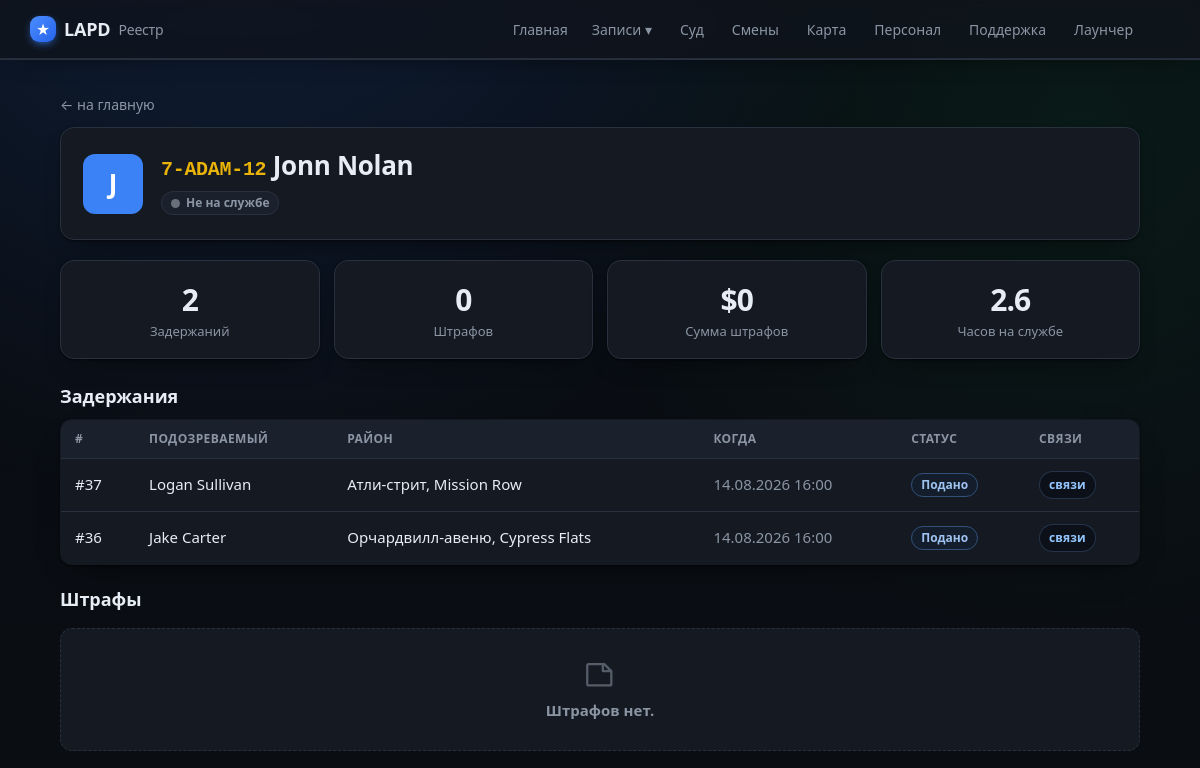
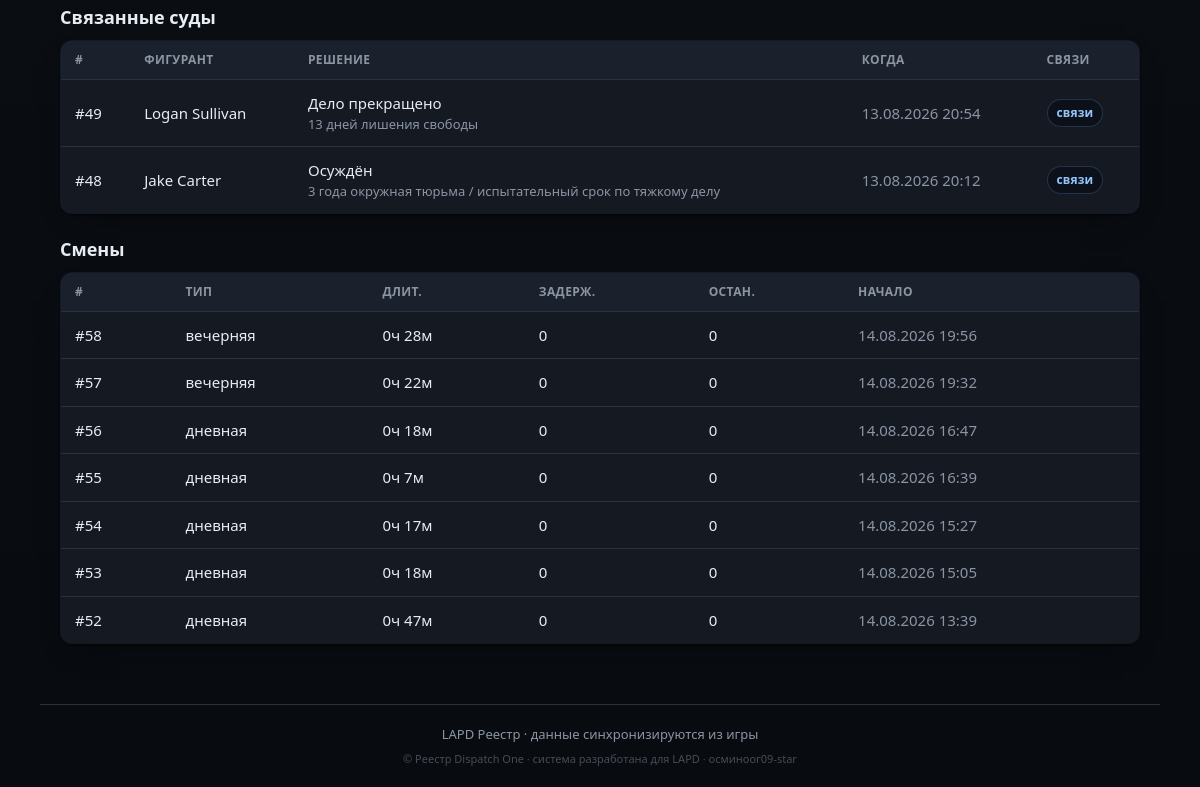
Page /officer/7-ADAM-12 on the earlier database version (2 pictures, top to bottom).
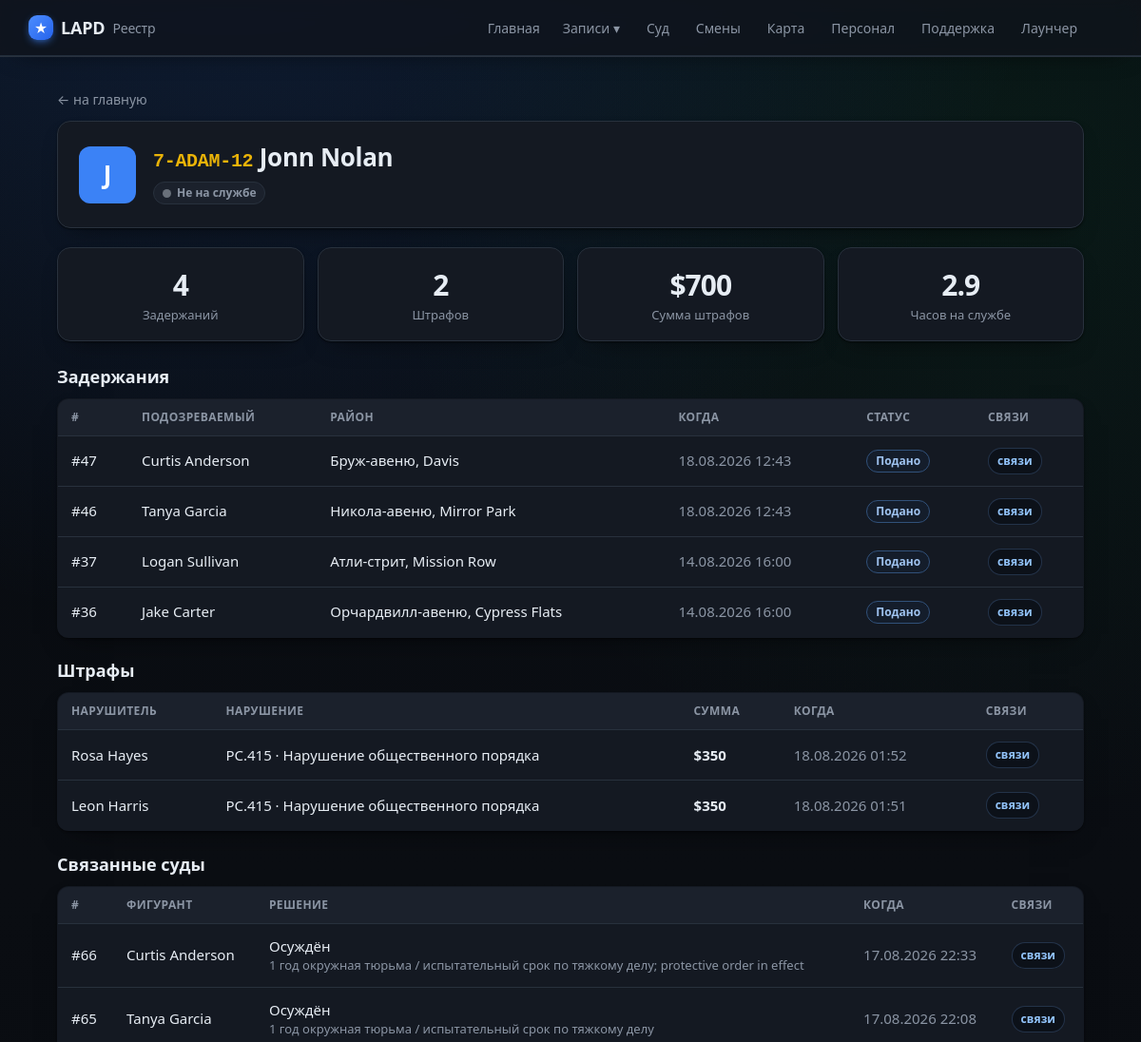
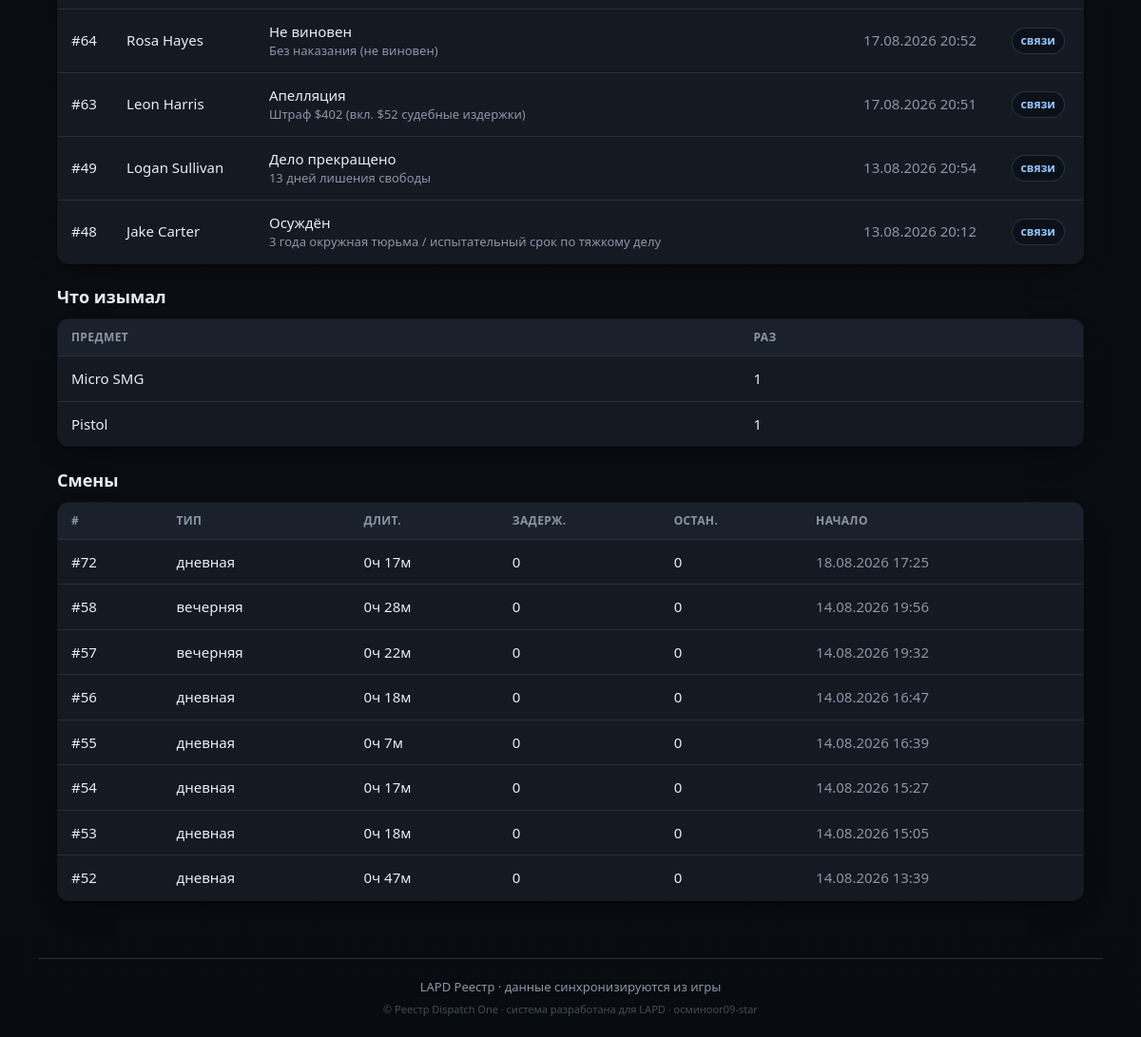
Same page on the later database version (2 pictures, top to bottom).
### tables this page shows
CREATE TABLE officers (
                id INTEGER PRIMARY KEY AUTOINCREMENT,
                callsign TEXT UNIQUE NOT NULL,
                name TEXT
            , current_status TEXT, status_since TEXT, rank TEXT, department TEXT, discord TEXT, is_admin INTEGER);

CREATE TABLE cases (
                id INTEGER PRIMARY KEY AUTOINCREMENT,
                officer_id INTEGER NOT NULL,
                suspect_name TEXT,
                wanted INTEGER DEFAULT 0,
                license_state TEXT,
                citations INTEGER DEFAULT 0,
                zone TEXT,
                postal TEXT,
                game_time TEXT,
                created_at TEXT NOT NULL,
                screenshot TEXT,
                status TEXT NOT NULL DEFAULT 'submitted',
                discord_sent INTEGER DEFAULT 0,
                vehicle_model TEXT, vehicle_plate TEXT, vehicle_color TEXT,
                charges TEXT, found_items TEXT, reason TEXT, notes TEXT,
                mugshot TEXT, fine INTEGER, bail INTEGER, jail_time TEXT,
                is_test INTEGER DEFAULT 0, external_id TEXT, suspect_dob TEXT,
                FOREIGN KEY (officer_id) REFERENCES officers(id)
            );

CREATE TABLE court_cases (
                id INTEGER PRIMARY KEY AUTOINCREMENT,
                external_id TEXT UNIQUE,
                subject_name TEXT,
                source TEXT,
                filed_at TEXT,
                status INTEGER,
                outcome INTEGER,
                sentence TEXT,
                notes TEXT,
                judge TEXT, prosecutor TEXT, defense TEXT, courtroom TEXT, plea TEXT,
                appeal_filed INTEGER DEFAULT 0,
                charges TEXT, timeline TEXT,
                synced_at TEXT
            );

CREATE TABLE shifts (
                id INTEGER PRIMARY KEY AUTOINCREMENT,
                officer_id INTEGER NOT NULL,
                shift_type TEXT,
                started_at TEXT NOT NULL,
                ended_at TEXT,
                duration_min INTEGER DEFAULT 0,
                arrests INTEGER DEFAULT 0,
                traffic_stops INTEGER DEFAULT 0,
                pursuits INTEGER DEFAULT 0,
                pit INTEGER DEFAULT 0,
                callouts INTEGER DEFAULT 0,
                fines_total INTEGER DEFAULT 0,
                is_test INTEGER DEFAULT 0, source_ext TEXT,
                FOREIGN KEY (officer_id) REFERENCES officers(id)
            );

CREATE TABLE citations (
                id INTEGER PRIMARY KEY AUTOINCREMENT,
                external_id TEXT UNIQUE,
                officer_id INTEGER,
                subject_name TEXT,
                issued_at TEXT,
                location TEXT,
                charges TEXT,
                fine INTEGER DEFAULT 0,
                notes TEXT
            );

### app/main.py (the view)
@app.route("/officer/<callsign>")
def officer_view(callsign):
    off = db.get_officer(callsign)
    if not off:
        abort(404)
    shifts = db.list_shifts(50, officer_id=off["id"])
    hours = round(sum(s.get("duration_min") or 0 for s in shifts) / 60, 1)
    return render_template("officer.html", officer=off,
                           cases=db.list_cases(200, officer_id=off["id"]),
                           citations=db.list_citations(200, officer_id=off["id"]),
                           callouts=db.list_callouts(200, officer_id=off["id"], real_only=True),
                           court_cases=db.list_related_court_cases_for_officer(off["id"]),
                           cit=db.citations_summary(off["id"]),
                           evidence=db.evidence_catalog(off["id"]),
                           shifts=shifts, hours=hours)

### app/db.py (called while the page is built)
def fmt_dt(iso):
    try:
        dt = datetime.datetime.fromisoformat(iso)
        return dt.strftime("%d.%m.%Y %H:%M")
    except Exception:
        return iso or "—"

@contextmanager
def get_conn():
    conn = sqlite3.connect(config.DB_PATH)
    conn.row_factory = sqlite3.Row
    try:
        yield conn
        conn.commit()
    finally:
        conn.close()

def _jsonlist(val):
    if not val:
        return []
    try:
        return json.loads(val)
    except Exception:
        return [x.strip() for x in str(val).split(",") if x.strip()]

def _parse_charge(s):
    import re as _re
    m = _re.match(r"^\s*(\S+)\s·\s(.+?)(?:\s\(([^)]+)\))?\s*$", s or "")
    if m:
        return {"code": m.group(1), "desc": m.group(2), "cls": m.group(3) or ""}
    return {"code": "", "desc": s or "", "cls": ""}

def list_cases(limit=100, officer_id=None, status=None):
    q = """SELECT cases.*, officers.callsign, officers.name AS officer_name
           FROM cases JOIN officers ON officers.id = cases.officer_id"""
    conds, params = [], []
    if officer_id:
        conds.append("cases.officer_id=?"); params.append(officer_id)
    if status:
        conds.append("cases.status=?"); params.append(status)
    if conds:
        q += " WHERE " + " AND ".join(conds)
    q += " ORDER BY cases.id DESC LIMIT ?"; params.append(limit)
    with get_conn() as c:
        return [_row_to_case(r) for r in c.execute(q, params).fetchall()]

def status_info(code):
    return DUTY_STATUS.get(code, {"ru": "Не на службе", "cls": "off"})

def _replace_mojibake_pairs(s):
    for bad, good in sorted(_MOJI_TO_CYR.items(), key=lambda x: len(x[0]), reverse=True):
        s = s.replace(bad, good)
    return s

def _fix_rooms(s):
    return re.sub(r"(\d)([А-Я])", lambda m: m.group(1) + _CYR2LAT.get(m.group(2), m.group(2)), s)

def _cp1251_bytes(s):
    out = bytearray()
    for ch in s:
        try:
            out += ch.encode("cp1251")
        except UnicodeEncodeError:
            code = ord(ch)
            if code < 256:
                out.append(code)
            else:
                raise
    return bytes(out)

def _ru_days(n):
    n = int(n)
    if n % 10 == 1 and n % 100 != 11:
        word = "день"
    elif n % 10 in (2, 3, 4) and n % 100 not in (12, 13, 14):
        word = "дня"
    else:
        word = "дней"
    return f"{n} {word} лишения свободы"

def staff_label(value):
    return STAFF_LABELS.get(value, value)

### app/templates/officer.html (shortened to what this page needs)
{% extends "base.html" %}
{% block content %}
<a class="back" href="{{ url_for('index') }}">← на главную</a>
<div class="officer-card">
  <div class="off-avatar">{{ (officer.name or officer.callsign)[0]|upper }}</div>
  <div class="off-main">
    <h1><span class="cs big">{{ officer.callsign }}</span> {{ officer.name or '' }}</h1>
    <div class="off-tags">
      <span class="tag"><span class="status-dot {{ officer.status_cls }}"></span>{{ officer.status_ru }}</span>
    </div>
  </div>
</div>
<section class="stats {% if callouts %}stats-5{% endif %}">
  <div class="stat"><div class="num">{{ cases|length }}</div><div class="lbl">Задержаний</div></div>
  <div class="stat"><div class="num">{{ cit.count }}</div><div class="lbl">Штрафов</div></div>
  <div class="stat"><div class="num">${{ cit.total_fine }}</div><div class="lbl">Сумма штрафов</div></div>
  <div class="stat"><div class="num">{{ hours }}</div><div class="lbl">Часов на службе</div></div>
</section>
<h2>Задержания</h2>
{% if cases %}
<table class="tbl">
  <thead><tr><th>#</th><th>Подозреваемый</th><th>Район</th><th>Когда</th><th>Статус</th><th>Связи</th></tr></thead>
  <tbody>
  {% for c in cases %}
    <tr onclick="location='{{ url_for('case_view', cid=c.id) }}'">
      <td><a class="row-link" href="{{ url_for('case_view', cid=c.id) }}" onclick="event.stopPropagation()">#{{ c.id }}</a></td>
      <td><a class="row-link" href="{{ url_for('file_view', name=c.suspect_name) }}" onclick="event.stopPropagation()">{{ c.suspect_name }}</a>
        {% if c.wanted %}<span class="tag wanted">розыск</span>{% endif %}</td>
      <td>{% if c.zone %}<a href="{{ url_for('game_map', zone=c.zone) }}" onclick="event.stopPropagation()">{{ c.zone }}</a>{% else %}—{% endif %}</td>
      <td class="muted">{{ c.created_fmt }}</td>
      <td><span class="tag st-{{ c.status }}">{{ c.status_ru }}</span></td>
      <td>
        <details class="link-pop" onclick="event.stopPropagation()">
          <summary>связи</summary>
        </details>
      </td>
    </tr>
  {% endfor %}
  </tbody>
</table>
{% else %}<p class="empty">Задержаний нет.</p>{% endif %}
<h2>Штрафы</h2>
{% if citations %}
<table class="tbl">
  <thead><tr><th>Нарушитель</th><th>Нарушение</th><th>Сумма</th><th>Когда</th><th>Связи</th></tr></thead>
  <tbody>
  {% for c in citations %}
    <tr onclick="location='{{ url_for('citation_view', cid=c.id) }}'"><td><a class="row-link" href="{{ url_for('file_view', name=c.subject_name) }}" onclick="event.stopPropagation()">{{ c.subject_name }}</a></td>
      <td>{% if c.charges %}{{ c.charges[0] }}{% else %}—{% endif %}</td>
      <td><b>${{ c.fine }}</b></td><td class="muted">{{ c.issued_fmt }}</td>
      <td>
        <details class="link-pop" onclick="event.stopPropagation()">
          <summary>связи</summary>
        </details>
      </td></tr>
  {% endfor %}
  </tbody>
</table>
{% else %}<p class="empty">Штрафов нет.</p>{% endif %}
<h2>Связанные суды</h2>
{% if court_cases %}
<table class="tbl">
  <thead><tr><th>#</th><th>Фигурант</th><th>Решение</th><th>Когда</th><th>Связи</th></tr></thead>
  <tbody>
  {% for c in court_cases %}
    <tr onclick="location='{{ url_for('court_case_view', cid=c.id) }}'">
      <td><a class="row-link" href="{{ url_for('court_case_view', cid=c.id) }}" onclick="event.stopPropagation()">#{{ c.id }}</a></td>
      <td><a class="row-link" href="{{ url_for('file_view', name=c.subject_name) }}" onclick="event.stopPropagation()">{{ c.subject_name }}</a></td>
      <td>{{ c.label }}{% if c.sentence %}<div class="muted small">{{ c.sentence }}</div>{% endif %}</td>
      <td class="muted">{{ c.filed_fmt }}</td>
      <td>
        <details class="link-pop" onclick="event.stopPropagation()">
          <summary>связи</summary>
        </details>
      </td>
    </tr>
  {% endfor %}
  </tbody>
</table>
{% else %}<p class="empty">Связанных судов нет.</p>{% endif %}
{% if evidence %}
<h2>Что изымал</h2>
<table class="tbl">
  <thead><tr><th>Предмет</th><th>Раз</th></tr></thead>
  <tbody>{% for item, n in evidence %}<tr><td>{{ item }}</td><td>{{ n }}</td></tr>{% endfor %}</tbody>
</table>
{% endif %}
{% if shifts %}
<h2>Смены</h2>
<table class="tbl">
  <thead><tr><th>#</th><th>Тип</th><th>Длит.</th><th>Задерж.</th><th>Остан.</th><th>Начало</th></tr></thead>
  <tbody>
  {% for s in shifts %}
    <tr onclick="location='{{ url_for('shift_view', sid=s.id) }}'">
      <td><a class="row-link" href="{{ url_for('shift_view', sid=s.id) }}" onclick="event.stopPropagation()">#{{ s.id }}</a></td><td>{{ s.type_ru }}</td><td>{{ s.duration_h }}</td>
      <td>{{ s.arrests }}</td><td>{{ s.traffic_stops }}</td><td class="muted">{{ s.started_fmt }}</td>
    </tr>
  {% endfor %}
  </tbody>
</table>
{% endif %}
{% endblock %}

### app/templates/base.html (shortened to what this page needs)
<!doctype html>
<html lang="ru">
<head>
  <link rel="stylesheet" href="{{ url_for('static', filename='style.css') }}">
</head>
<body>
  <header class="topbar">
    <div class="wrap">
      <a class="brand" href="{{ url_for('index') }}">
        <span class="badge">★</span> {{ community }} <span class="sub">Реестр</span>
      </a>
      <nav>
        <a class="{% if request.endpoint == 'index' %}active{% endif %}" href="{{ url_for('index') }}">Главная</a>
        <div class="nav-drop">
          <span class="nav-drop-t">Записи ▾</span>
        </div>
        <a class="{% if request.endpoint == 'court' %}active{% endif %}" href="{{ url_for('court') }}">Суд</a>
        <a class="{% if request.endpoint == 'shifts' %}active{% endif %}" href="{{ url_for('shifts') }}">Смены</a>
        <a class="{% if request.endpoint == 'game_map' %}active{% endif %}" href="{{ url_for('game_map') }}">Карта</a>
        <a class="{% if request.endpoint == 'staff' %}active{% endif %}" href="{{ url_for('staff') }}">Персонал</a>
        <a class="{% if request.endpoint == 'support' %}active{% endif %}" href="{{ url_for('support') }}">Поддержка</a>
        <a class="{% if request.endpoint in ['launcher_page','register'] %}active{% endif %}" href="{{ url_for('launcher_page') }}">Лаунчер</a>
      </nav>
    </div>
  </header>
  <main class="wrap">
    {% block content %}{% endblock %}
  </main>
  <footer class="wrap foot">
    {{ community }} Реестр · данные синхронизируются из игры<br>
    <span class="foot-attr">© Реестр Dispatch One · система разработана для {{ community }} ·
      осминоог09-star</span>
  </footer>
</body>
</html>

Differences in the rows shown:
added cases: id "47", suspect_name "Curtis Anderson", zone "Бруж-авеню, Davis", created_fmt "18.08.2026 12:43", status_ru "Подано"
added cases: id "46", suspect_name "Tanya Garcia", zone "Никола-авеню, Mirror Park", created_fmt "18.08.2026 12:43", status_ru "Подано"
added citations: subject_name "Rosa Hayes", charges "PC.415 · Нарушение общественного порядка", fine "350", issued_fmt "18.08.2026 01:52"
added citations: subject_name "Leon Harris", charges "PC.415 · Нарушение общественного порядка", fine "350", issued_fmt "18.08.2026 01:51"
added court_cases: id "66", subject_name "Curtis Anderson", label "Осуждён", sentence "1 год окружная тюрьма / испытательный срок по тяжкому делу; protective order in effect", filed_fmt "17.08.2026 22:33"
added court_cases: id "65", subject_name "Tanya Garcia", label "Осуждён", sentence "1 год окружная тюрьма / испытательный срок по тяжкому делу", filed_fmt "17.08.2026 22:08"
added court_cases: id "64", subject_name "Rosa Hayes", label "Не виновен", sentence "Без наказания (не виновен)", filed_fmt "17.08.2026 20:52"
added court_cases: id "63", subject_name "Leon Harris", label "Апелляция", sentence "Штраф $402 (вкл. $52 судебные издержки)", filed_fmt "17.08.2026 20:51"
added shifts: id "72", type_ru "дневная", duration_h "0ч 17м", arrests "0", traffic_stops "0", started_fmt "18.08.2026 17:25"
Other differences:
{{ cases|length }}: "2" → "4"
{{ cit.count }}: "0" → "2"
{{ cit.total_fine }}: "0" → "700"
{{ hours }}: "2.6" → "2.9"
text no longer shown: "Штрафов нет."
text now shown: "НАРУШИТЕЛЬ НАРУШЕНИЕ СУММА КОГДА СВЯЗИ Что изымал ПРЕДМЕТ РАЗ"
new list line: "Micro SMG 1"
new list line: "Pistol 1"
